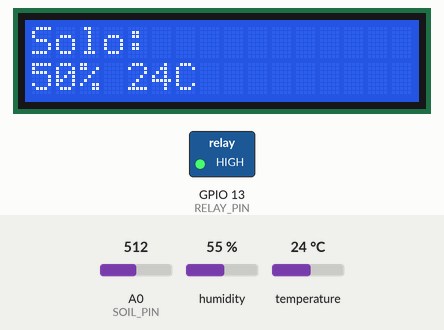
Recording of a program running on a simulated ESP8266 board running MicroPython. Shown: 16×2 character LCD, switched loads named in the program (green lamp = pin HIGH). Inputs (shaded band) come from the test bench; at power-on: A0 (SOIL_PIN) = 512, humidity 55 %, temperature 24 °C (analog values on the 0–1023 scale). WiFi joins after 1.5 s; requests to the public web service named in the program get a made-up reply in its usual format after 0.4 s (London, UTC, broken clouds, 64 % humidity, 1013 hPa unless stated); web requests get an empty 200 reply after 0.4 s; the clock reads 2024-03-15 10:24:30 at power-on unless the program sets it; library files of the repository ran but are not shown: i2c_lcd.py; what the program prints to the serial console is not drawn.

Above: at 2.1 s.
At 115.1 s:
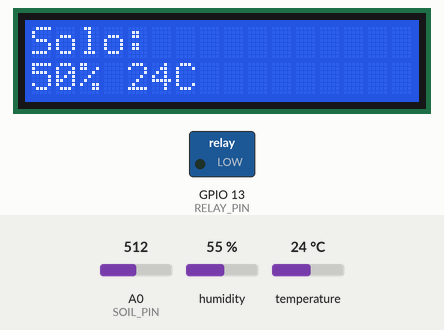
Timing chart, 0 to 116.6 s (numbered marks = the images above):
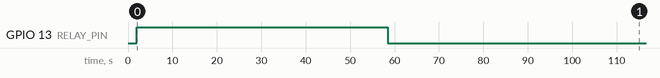

Measured:
- by itself, GPIO 13 (RELAY_PIN): LOW → HIGH at 2.0 s, → LOW 56.5 s later
- what the display in image 0 shows lasts 28.2 s, from 2.0 s to 30.2 s

The program:

main.py
```python
import network
import urequests
import time
import dht
import gc
from machine import Pin, ADC, I2C
from i2c_lcd import I2cLcd

# === CONFIGURAÇÕES ===
SSID = "DUMB HUSK"
SENHA = "2wanning"
OWM_API_KEY = "572f825868ba5390c9743c1dff4329e1"
NOVO_CANAL_API_KEY = "LKLTO0MJR5DRCB9A"  # substitua pela sua Write API Key
NOVO_CANAL_URL = "http://api.thingspeak.com/update"
LATITUDE = -23.5505
LONGITUDE = -46.6333
THINGSPEAK_API_KEY = "U07M4R9UPNNHLDYX"
THINGSPEAK_URL = "http://api.thingspeak.com/update"

# === HARDWARE ===
SOIL_PIN = ADC(0)
RELAY_PIN = Pin(13, Pin.OUT)
DHT_SENSOR = dht.DHT11(Pin(5))
i2c = I2C(scl=Pin(14), sda=Pin(12), freq=400000)
lcd = I2cLcd(i2c, 0x27, 2, 16)

# === CALIBRAÇÃO DO SENSOR CAPACITIVO ===
VALOR_SECO = 710
VALOR_UMIDO = 314

# === VARIÁVEIS DE CONTROLE ===
tempo_inicio_bomba = None
tempo_maximo_bomba = 30
tempo_espera_minima = 300
ultimo_desligamento = None
bombaLigada = False
umidade_filtrada = None
tempo_umidade_alta = None
tempo_umidade_requerida = 30
intensidade_real_aplicada = 0  # tempo total de irrigação aplicada em segundos
falhas_consecutivas = 0

# === PLANTA MONITORADA ===
planta = "alface"

# === FAIXAS IDEAIS DE TEMPERATURA POR PLANTA ===
faixas_temperatura = {
    "alface": {
        "frio": (0, 17),
        "medio": (18, 24),
        "quente": (25, 40)
    }
}

# === FAIXAS IDEAIS DE UMIDADE POR PLANTA ===
faixas_umidade = {
    "alface": {
        "seco": (0, 50),
        "ideal": (60, 65),
        "umido": (70, 100)
    }
}

# === FUNÇÕES ===
def enviar_novo_canal(intensidade_real_aplicada):
    try:
        payload = (
            f"{NOVO_CANAL_URL}?api_key={NOVO_CANAL_API_KEY}"
            f"&field1={intensidade_real_aplicada}"
        )
        resposta = urequests.get(payload, timeout=10)
        if resposta.status_code != 200:
            print(f"[ERRO] Segundo canal retornou status {resposta.status_code}")
        resposta.close()
        gc.collect()
        print(f"[ENVIO] Intensidade real enviada ao segundo canal: {intensidade_real_aplicada}s")
    except Exception as e:
        print("Falha ao enviar para o segundo canal:", e)

def conectar_wifi(ssid, senha):
    wlan = network.WLAN(network.STA_IF)
    wlan.active(True)
    wlan.connect(ssid, senha)
    inicio = time.time()
    while not wlan.isconnected():
        if time.time() - inicio > 10:
            print("Falha ao conectar ao Wi-Fi")
            return False
    print("Wi-Fi conectado:", wlan.ifconfig())
    return True

def chuva_prevista():
    try:
        resposta = urequests.get("http://davidjrxs.pythonanywhere.com/chuva", timeout=10)
        dados = resposta.json()
        resposta.close()

        if isinstance(dados, dict):
            return round(dados.get("chuva_mm", 0), 2)
        else:
            print("Formato inesperado da resposta:", dados)
            return -1
    except Exception as e:
        print("Erro ao obter previsão de chuva:", repr(e))
        return -1

def filtrar_exponencial(leitura, anterior, alpha=0.15):
    return leitura if anterior is None else int(alpha * leitura + (1 - alpha) * anterior)

def solo_seco(umidade):
    return max(0, min(1, (30 - umidade) / 30)) if umidade <= 30 else 0

def solo_medio(umidade):
    if 20 <= umidade <= 80:
        return (umidade - 20) / 30 if umidade <= 50 else (80 - umidade) / 30
    return 0

def solo_umido(umidade):
    return max(0, min(1, (umidade - 70) / 30)) if umidade >= 70 else 0

def temp_frio(valor, planta):
    faixa = faixas_temperatura[planta]["frio"]
    return max(0, min(1, (faixa[1] - valor) / (faixa[1] - faixa[0]))) if valor <= faixa[1] else 0

def temp_medio(valor, planta):
    faixa = faixas_temperatura[planta]["medio"]
    if valor < faixa[0] - 1 or valor > faixa[1] + 1:
        return 0
    meio = (faixa[0] + faixa[1]) / 2
    if valor <= meio:
        return max(0.01, (valor - faixa[0]) / (meio - faixa[0])) if meio != faixa[0] else 1.0
    else:
        return max(0.01, (faixa[1] - valor) / (faixa[1] - meio)) if faixa[1] != meio else 1.0

def temp_quente(valor, planta):
    faixa = faixas_temperatura[planta]["quente"]
    if valor < faixa[0]:
        return 0
    return min(1.0, (valor - faixa[0]) / (faixa[1] - faixa[0]) * 1.5)  # escala mais agressiva

def calcular_irrigacao(umidade_solo, temp, chuva):
    # membros de umidade (fuzzy)
    seco = solo_seco(umidade_solo)
    medio = solo_medio(umidade_solo)
    umido = solo_umido(umidade_solo)

    # membros de temperatura (fuzzy)
    frio = temp_frio(temp, planta)
    tmedio = temp_medio(temp, planta)
    quente = temp_quente(temp, planta)

    # evitar anulamento total usando mínimos e um fator de temperatura permissivo
    temp_factor = max(frio, tmedio, quente, 0.05)    # garante mínimo para não zerar tudo
    forte = seco * temp_factor
    media = medio * max(tmedio, 0.05)
    fraca = umido * max(frio, 0.02)

    # pesos escalados para permitir valores maiores quando necessário
    PESO_FORTE = 600.0
    PESO_MEDIA = 300.0
    PESO_FRACA = 60.0

    numerador = forte * PESO_FORTE + media * PESO_MEDIA + fraca * PESO_FRACA
    denominador = (forte + media + fraca + 0.01)
    irrigacao_bruta = numerador / denominador

    # ajuste por chuva (mantém redução caso chova)
    if chuva >= 0:
        irrigacao_bruta *= max(0.2, 1 - min(chuva / 10, 0.8))

    # garantia mínima em solo muito seco (em bruto)
    if irrigacao_bruta < 1 and seco > 0.5:
        irrigacao_bruta = 60.0
        print("[AJUSTE] Irrigação mínima aplicada por solo seco (bruto).")

    return irrigacao_bruta

def enviar_thingspeak(umidade_solo, temp_local, umidade_ar, irrigacao, chuva, umidade_alface):
    try:
        atividade = 1
        payload = (
            f"{THINGSPEAK_URL}?api_key={THINGSPEAK_API_KEY}"
            f"&field1={umidade_solo}&field2={temp_local}&field3={umidade_ar}"
            f"&field4={chuva}&field5={irrigacao}&field6={atividade}"
            f"&field8={umidade_alface}"
        )
        resposta = urequests.get(payload, timeout=10)
        if resposta.status_code != 200:
            print(f"[ERRO] ThingSpeak retornou status {resposta.status_code}")
        resposta.close()
        gc.collect()  # libera memória após envio
    except Exception as e:
        print("Falha ao enviar para ThingSpeak:", e)

# === LOOP PRINCIPAL ===
if not conectar_wifi(SSID, SENHA):
    print("Continuando sem Wi-Fi...")

while True:
    try:
        wlan = network.WLAN(network.STA_IF)
        if not wlan.isconnected():
            print("[REDE] Wi-Fi desconectado. Reiniciando interface...")
            wlan.active(False)
            time.sleep(2)
            wlan.active(True)
            conectar_wifi(SSID, SENHA)

        DHT_SENSOR.measure()
        temp_local = DHT_SENSOR.temperature()
        umidade_ar = DHT_SENSOR.humidity()
        chuva = chuva_prevista()

        solo = SOIL_PIN.read()
        print(f"\n[STATUS] Valor bruto do solo: {solo}")

        if solo <= 10 or solo >= 1023:
            print("[AVISO] Leitura inválida do sensor de solo.")
            time.sleep(15)
            continue

        umidade_solo = int((VALOR_SECO - solo) / (VALOR_SECO - VALOR_UMIDO) * 100)
        umidade_solo = max(0, min(100, umidade_solo))
        umidade_solo = filtrar_exponencial(umidade_solo, umidade_filtrada)
        umidade_filtrada = umidade_solo

        print(f"[STATUS] Umidade do solo: {umidade_solo}%")
        print(f"[STATUS] Temperatura: {temp_local}°C | Umidade do ar: {umidade_ar}%")
        print(f"[STATUS] Chuva prevista (6h): {chuva} mm")

        irrigacao = calcular_irrigacao(umidade_solo, temp_local, chuva)

        faixa = faixas_umidade[planta]["ideal"]
        if umidade_solo < faixa[0]:
            irrigacao = int(irrigacao * 1.2)
        elif umidade_solo > faixa[1]:
            irrigacao = int(irrigacao * 0.6)
        if umidade_solo >= faixa[1]:
            irrigacao = 0


        print(f"[STATUS] Tempo de irrigação ajustado: {irrigacao} segundos")
        tempo_irrigacao_ciclo = min(irrigacao, tempo_maximo_bomba)
        if irrigacao > tempo_maximo_bomba:
            print(f"[AVISO] Tempo de irrigação ({irrigacao}s) limitado para {tempo_maximo_bomba}s por segurança.")

        if bombaLigada:
            if time.time() - tempo_inicio_bomba >= tempo_irrigacao_ciclo:
                intensidade_real_aplicada += tempo_irrigacao_ciclo
                bombaLigada = False
                ultimo_desligamento = time.time()
                print(f"[CICLO] Fim do ciclo de {tempo_irrigacao_ciclo}s. Bomba desligada.")
                print(f"[LOG] Intensidade real acumulada: {intensidade_real_aplicada}s")
            elif umidade_solo >= faixa[1]:
                if tempo_umidade_alta is None:
                    tempo_umidade_alta = time.time()
                elif time.time() - tempo_umidade_alta >= tempo_umidade_requerida:
                    bombaLigada = False
                    ultimo_desligamento = time.time()
                    print("[CICLO] Saturação atingida. Bomba desligada antes do fim do ciclo.")
                    print(f"[LOG] Irrigação total aplicada até atingir ideal: {intensidade_real_aplicada}s")
                    intensidade_real_aplicada = 0
            else:
                tempo_umidade_alta = None
        else:
            tempo_umidade_alta = None
            tempo_passado = time.time() - ultimo_desligamento if ultimo_desligamento else tempo_espera_minima + 1
            print(f"[CICLO] Tempo desde último desligamento: {tempo_passado:.1f}s")

            if tempo_passado > tempo_espera_minima and umidade_solo < faixa[0] and tempo_irrigacao_ciclo > 10:
                bombaLigada = True
                tempo_inicio_bomba = time.time()
                print(f"[CICLO] Iniciando ciclo de irrigação de {tempo_irrigacao_ciclo} segundos.")

        RELAY_PIN.value(1 if bombaLigada else 0)
        print(f"[STATUS] Bomba {'LIGADA' if bombaLigada else 'DESLIGADA'}")

        try:
            lcd.clear()
            lcd.putstr("Solo:\n")
            lcd.putstr(f"{umidade_solo}% {temp_local}C")
        except Exception as e:
            print("Erro no LCD:", repr(e))


        umidade_alface = umidade_solo if planta == "alface" else 0
        enviar_thingspeak(umidade_solo, temp_local, umidade_ar, irrigacao, chuva, umidade_alface)
        enviar_novo_canal(intensidade_real_aplicada)

        time.sleep(27)

    except Exception as e:
        falhas_consecutivas += 1
        print(f"[ERRO] {repr(e)} | Falhas consecutivas: {falhas_consecutivas}")
        if falhas_consecutivas >= 5:
            print("[RECUPERAÇÃO] Muitas falhas seguidas. Reiniciando sistema...")
            import machine
            machine.reset()
        time.sleep(27)
```
